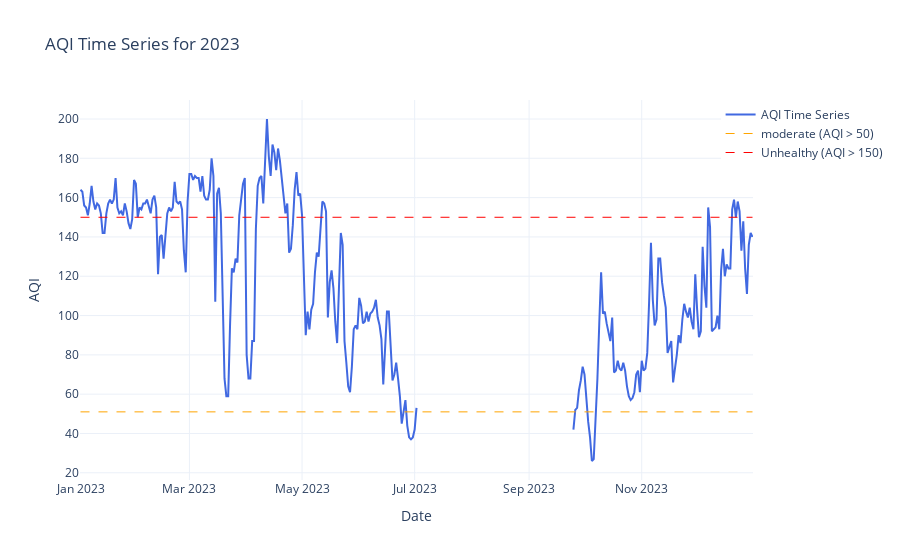

The notebook cell saved with this chart:
### Code cell
data_2023 = pd.read_csv('../data/year_2020/Kathmandu_2023.csv')

# Then pass the DataFrame to the function
aqi_2023 = plot_aqi_time_series(data_2023, '2023')

### Figure 1 — Plotly figure (JSON) as saved in the notebook; plotly's stock layout.template omitted (floating-point values rounded to 4 significant figures; data arrays with more than 128 entries replaced by an {"elided": "..."} marker saying what was removed)
{"data": [{"line": {"color": "royalblue", "width": 2}, "mode": "lines", "name": "AQI Time Series", "type": "scatter", "x": {"elided": "365 str values"}, "y": {"elided": "365 int values"}}, {"line": {"color": "orange", "dash": "dash", "width": 1}, "mode": "lines", "name": "moderate (AQI > 50)", "type": "scatter", "x": [null], "y": [null]}, {"line": {"color": "red", "dash": "dash", "width": 1}, "mode": "lines", "name": "Unhealthy (AQI > 150)", "type": "scatter", "x": [null], "y": [null]}], "layout": {"legend": {"orientation": "v", "x": 1.2, "xanchor": "right", "y": 1, "yanchor": "top"}, "shapes": [{"line": {"color": "orange", "dash": "dash", "width": 1}, "type": "line", "x0": "2023-01-01T00:00:00", "x1": "2023-12-31T00:00:00", "y0": 51, "y1": 51}, {"line": {"color": "red", "dash": "dash", "width": 1}, "type": "line", "x0": "2023-01-01T00:00:00", "x1": "2023-12-31T00:00:00", "y0": 150, "y1": 150}], "title": {"text": "AQI Time Series for 2023"}, "xaxis": {"title": {"text": "Date"}}, "yaxis": {"title": {"text": "AQI"}}}}
